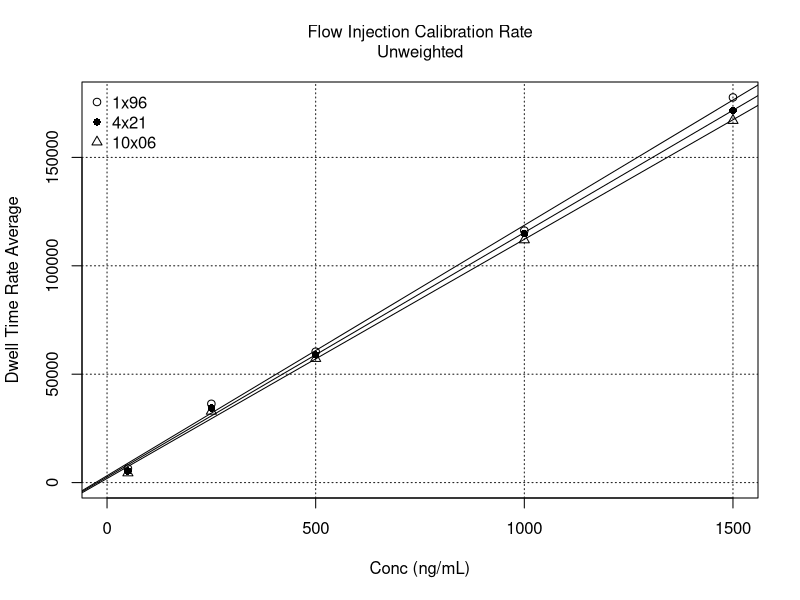

This chart was generated by the following R code:
# Flow Injection Calibration Rate.R
#   User functions called: none
# Author: Fred Lytle
# Last edit: 10/07/2022
rm(list=ls())

# user supplied input
weight <- 'none'# choices: 'none','1/x^2'

# data generated by flow_injection_full_trace_rate.R
# Note: the avg-values are the average of three replicate peak areas
conc <- c(50,250,500,1000,1500)
avg96 <- c(6503,36351,60374,116243,177676)
avg21 <- c(5343,34423,58888,114807,171630)
avg06 <- c(4461,32907,57233,111963,167024)

# calculate the least-squares weights
if(weight == 'none'){
  weights96 <- weights21 <- weights06 <- rep(1,length(conc))
}else{
  weights96 <- weights21 <- weights06 <- 1/conc^2
}

# perform the least-squares fits, errors, and covariance
fit96 <- lm(avg96 ~ conc,weights = weights96)
coef96 <- summary(fit96)$coef[,1]
error96 <- summary(fit96)$coef[,2]
cv96 <- error96/coef96
cov96 <- summary(fit96)$cov[1,2]*summary(fit96)$sigma^2
fit21 <- lm(avg21 ~ conc,weights = weights21)
coef21 <- summary(fit21)$coef[,1]
error21 <- summary(fit21)$coef[,2]
cv21 <- error21/coef21
cov21 <- summary(fit21)$cov[1,2]*summary(fit21)$sigma^2
fit06 <- lm(avg06 ~ conc,weights = weights06)
coef06 <- summary(fit06)$coef[,1]
error06 <- summary(fit06)$coef[,2]
cv06 <- error06/coef06
cov06 <- summary(fit06)$cov[1,2]*summary(fit06)$sigma^2

# generate the main graph
title <- 'Flow Injection Calibration Rate'
if(weight=='1/x^2'){title <- paste0(title,'\n(1/x)^2 Weighted')
}else{title <- paste0(title,'\nUnweighted')}
plot(conc,avg96,ylim=c(0,max(avg96)),xlim=c(0,1500),
     xlab='Conc (ng/mL)',ylab='Dwell Time Rate Average',
     main=title,
     font.main=1,cex.main=1)
grid(col='gray10')
points(conc,avg21,pch=16)
points(conc,avg06,pch=2)
abline(fit96)
abline(fit21)
abline(fit06)
legend('topleft',c('1x96','4x21','10x06'),pch=c(1,16,2),bty='n')

# print the results
{
  cat(title,
      '\nDwell Time:\t\tValue;\t  Error;\tCV;\tCovar',
      '\n\t96 Intercept:\t',coef96[1],'; ',error96[1],'; ',
      cv96[1],'; ',cov96,
      '\n\t96 Slope:\t',coef96[2],'; ',error96[2],'; ',
      cv96[2],
      '\n\t21 Intercept:\t',coef21[1],'; ',error21[1],'; ',
      cv21[1],'; ',cov21,
      '\n\t21 Slope:\t',coef21[2],'; ',error21[2],'; ',cv21[2],
      '\n\t06 Intercept:\t',coef06[1],'; ',error06[1],'; ',
      cv06[1],'; ',cov06,
      '\n\t06 Slope:\t',coef06[2],';  ',error06[2],'; ',cv06[2],
      sep='','\n')
  
  cat('\nRate Slope Ratios:\t',
    c(coef96[2],coef21[2],coef06[2])/coef96[2])
}

# simpler plot for publication
if(FALSE){
  pdf(file.path("manuscript", "figures", "figure_04.pdf"),
      width = 6.5, height=5)
  par(mar=c(5,4,2,2)+0.1)# reduce upper margin
  {
    plot(conc,avg96,ylim=c(0,max(avg96)),xlim=c(0,1500),
         xlab='Conc (ng/mL)',ylab='Dwell Time Rate Average',cex=1.25)
    grid(col='gray10')
    points(conc,avg21,pch=16)
    points(conc,avg06,pch=2)
    abline(fit96)
    abline(fit21)
    abline(fit06)
  }
  par(mar=c(5,4,4,2)+0.1)# restore upper margin
  dev.off()
}
